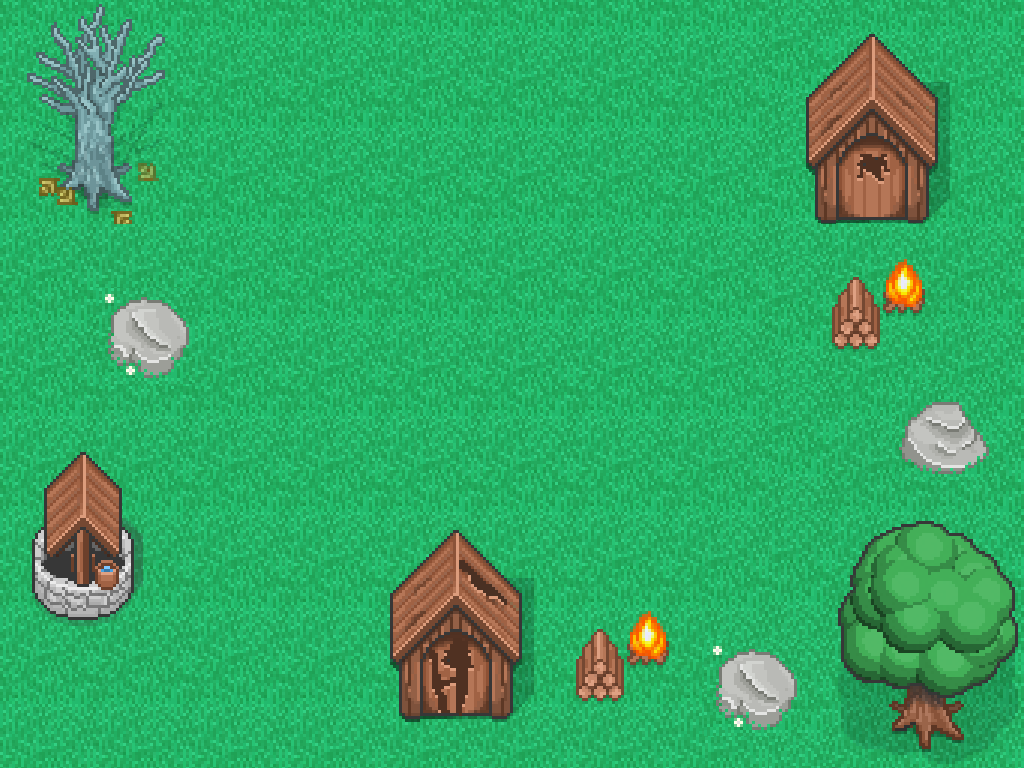

This is a level from a 2D game, rendered from its Tiled map with the project's own tilesets. A one-line summary and the complete map file follow:
An orthogonal 32x24 tile map with 32x32 px tiles, 2 tile layers (grass, objects).

<map version="1.0" orientation="orthogonal" width="32" height="24" tilewidth="32" tileheight="32">
 <tileset firstgid="1" name="mainTilesheet" tilewidth="32" tileheight="32">
  <image source="../imgs/tilesheet.png" width="960" height="4704" />
 </tileset>
 <layer name="grass" width="32" height="24">
  <data encoding="csv">
349,350,351,352,353,354,349,350,351,352,353,354,349,350,351,352,353,354,349,350,351,352,353,354,389,390,349,350,351,352,353,354,
379,380,381,382,383,384,379,380,381,382,383,384,379,380,381,382,383,384,379,380,381,382,383,384,419,420,379,380,381,382,383,384,
409,410,411,412,413,414,409,410,411,412,413,414,409,410,411,412,413,414,409,410,411,412,413,414,449,450,409,410,411,412,413,414,
349,350,351,352,353,354,349,350,351,352,353,354,349,350,351,352,353,354,349,350,351,352,353,354,479,480,349,350,351,352,353,354,
379,380,381,382,383,384,379,380,381,382,383,384,379,380,381,382,383,384,379,380,381,382,383,384,389,390,379,380,381,382,383,384,
409,410,411,412,413,414,409,410,411,412,413,414,409,410,411,412,413,414,409,410,411,412,413,414,419,420,409,410,411,412,413,414,
349,350,351,352,353,354,349,350,351,352,353,354,349,350,351,352,353,354,349,350,351,352,353,354,449,450,349,350,351,352,353,354,
379,380,381,382,383,384,379,380,381,382,383,384,379,380,381,382,383,384,379,380,381,382,383,384,479,480,379,380,381,382,383,384,
409,410,411,412,413,414,409,410,411,412,413,414,409,410,411,412,413,414,409,410,411,412,413,414,389,390,409,410,411,412,413,414,
349,350,351,352,353,354,349,350,351,352,353,354,349,350,351,352,353,354,349,350,351,352,353,354,419,420,349,350,351,352,353,354,
379,380,381,382,383,384,379,380,381,382,383,384,379,380,381,382,383,384,379,380,381,382,383,384,449,450,379,380,381,382,383,384,
409,410,411,412,413,414,409,410,411,412,413,414,409,410,411,412,413,414,409,410,411,412,413,414,479,480,409,410,411,412,413,414,
349,350,351,352,353,354,349,350,351,352,353,354,349,350,351,352,353,354,349,350,351,352,353,354,389,390,349,350,351,352,353,354,
379,380,381,382,383,384,379,380,381,382,383,384,379,380,381,382,383,384,379,380,381,382,383,384,419,420,379,380,381,382,383,384,
409,410,411,412,413,414,409,410,411,412,413,414,409,410,411,412,413,414,409,410,411,412,413,414,449,450,409,410,411,412,413,414,
349,350,351,352,353,354,349,350,351,352,353,354,349,350,351,352,353,354,349,350,351,352,353,354,479,480,349,350,351,352,353,354,
379,380,381,382,383,384,379,380,381,382,383,384,379,380,381,382,383,384,379,380,381,382,383,384,389,390,379,380,381,382,383,384,
409,410,411,412,413,414,409,410,411,412,413,414,409,410,411,412,413,414,409,410,411,412,413,414,419,420,409,410,411,412,413,414,
349,350,351,352,353,354,349,350,351,352,353,354,349,350,351,352,353,354,349,350,351,352,353,354,449,450,349,350,351,352,353,354,
379,380,381,382,383,384,379,380,381,382,383,384,379,380,381,382,383,384,379,380,381,382,383,384,479,480,379,380,381,382,383,384,
409,410,411,412,413,414,409,410,411,412,413,414,409,410,411,412,413,414,409,410,411,412,413,414,389,390,409,410,411,412,413,414,
349,350,351,352,353,354,349,350,351,352,353,354,349,350,351,352,353,354,349,350,351,352,353,354,419,420,349,350,351,352,353,354,
379,380,381,382,383,384,379,380,381,382,383,384,379,380,381,382,383,384,379,380,381,382,383,384,449,450,379,380,381,382,383,384,
409,410,411,412,413,414,409,410,411,412,413,414,409,410,411,412,413,414,409,410,411,412,413,414,479,480,409,410,411,412,413,414
</data>
 </layer>
 <layer name="objects" width="32" height="24">
  <data encoding="csv">
1405,1406,1407,1408,1409,1410,0,0,0,0,0,0,0,0,0,0,0,0,0,0,0,0,0,0,0,0,0,0,0,0,0,0,
1435,1436,1437,1438,1439,1440,0,0,0,0,0,0,0,0,0,0,0,0,0,0,0,0,0,0,0,871,872,873,874,875,0,0,
1465,1466,1467,1468,1469,1470,0,0,0,0,0,0,0,0,0,0,0,0,0,0,0,0,0,0,0,901,902,903,904,905,0,0,
1495,1496,1497,1498,1499,1500,0,0,0,0,0,0,0,0,0,0,0,0,0,0,0,0,0,0,0,931,932,933,934,935,0,0,
1525,1526,1527,1528,1529,1530,0,0,0,0,0,0,0,0,0,0,0,0,0,0,0,0,0,0,0,961,962,963,964,965,0,0,
1555,1556,1557,1558,1559,1560,0,0,0,0,0,0,0,0,0,0,0,0,0,0,0,0,0,0,0,991,992,993,994,995,0,0,
1585,1586,1587,1588,1589,1590,0,0,0,0,0,0,0,0,0,0,0,0,0,0,0,0,0,0,0,1021,1022,1023,1024,1025,0,0,
0,0,0,0,0,0,0,0,0,0,0,0,0,0,0,0,0,0,0,0,0,0,0,0,0,0,0,0,0,0,0,0,
0,0,0,0,0,0,0,0,0,0,0,0,0,0,0,0,0,0,0,0,0,0,0,0,0,0,7,8,9,0,0,0,
0,0,0,565,566,567,0,0,0,0,0,0,0,0,0,0,0,0,0,0,0,0,0,0,0,0,37,38,39,0,0,0,
0,0,0,595,596,597,0,0,0,0,0,0,0,0,0,0,0,0,0,0,0,0,0,0,0,0,67,68,69,0,0,0,
0,0,0,625,626,627,0,0,0,0,0,0,0,0,0,0,0,0,0,0,0,0,0,0,0,0,0,0,0,0,0,0,
0,0,0,0,0,0,0,0,0,0,0,0,0,0,0,0,0,0,0,0,0,0,0,0,0,0,0,0,568,569,570,0,
0,0,0,0,0,0,0,0,0,0,0,0,0,0,0,0,0,0,0,0,0,0,0,0,0,0,0,0,598,599,600,0,
0,661,662,663,664,0,0,0,0,0,0,0,0,0,0,0,0,0,0,0,0,0,0,0,0,0,0,0,628,629,630,0,
0,691,692,693,694,0,0,0,0,0,0,0,0,0,0,0,0,0,0,0,0,0,0,0,0,0,0,0,0,0,0,0,
0,721,722,723,724,0,0,0,0,0,0,0,1351,1352,1353,1354,1355,0,0,0,0,0,0,0,0,0,469,470,471,472,473,474,
0,751,752,753,754,0,0,0,0,0,0,0,1381,1382,1383,1384,1385,0,0,0,0,0,0,0,0,0,499,500,501,502,503,504,
0,781,782,783,784,0,0,0,0,0,0,0,1411,1412,1413,1414,1415,0,0,0,0,0,0,0,0,0,529,530,531,532,533,534,
0,811,812,813,814,0,0,0,0,0,0,0,1441,1442,1443,1444,1445,0,7,8,9,0,0,0,0,0,559,560,561,562,563,564,
0,0,0,0,0,0,0,0,0,0,0,0,1471,1472,1473,1474,1475,0,37,38,39,0,565,566,567,0,589,590,591,592,593,594,
0,0,0,0,0,0,0,0,0,0,0,0,1501,1502,1503,1504,1505,0,67,68,69,0,595,596,597,0,619,620,621,622,623,624,
0,0,0,0,0,0,0,0,0,0,0,0,1531,1532,1533,1534,1535,0,0,0,0,0,625,626,627,0,649,650,651,652,653,654,
0,0,0,0,0,0,0,0,0,0,0,0,0,0,0,0,0,0,0,0,0,0,0,0,0,0,679,680,681,682,683,684
</data>
 </layer>
</map>
